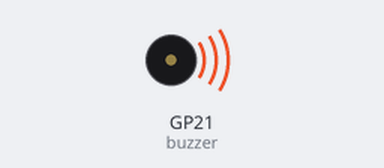
A program run on a simulated Raspberry Pi Pico running MicroPython. Parts: buzzer (waves = sounding).

Above: at 1.6 s.
At 6.56 s:
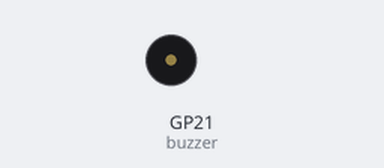
Timing chart, 0 to 7.5 s (numbered marks = the images above):
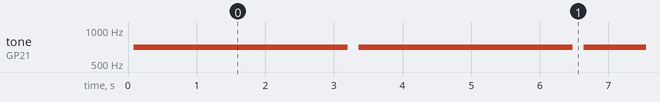

The program:

07_volume_pwm.py
```python
from machine import Pin, PWM
import time

buzzer = PWM(Pin(21))
buzzer.freq(700)

while True:
    for volume in range(0, 16000, 800):
        buzzer.duty_u16(volume)
        time.sleep_ms(80)
    for volume in range(16000, -1, -800):
        buzzer.duty_u16(volume)
        time.sleep_ms(80)
```

Measured:
- by itself, tone on GP21 (buzzer): alternates 700 Hz for 3.1 s and silent for 0.16 s
